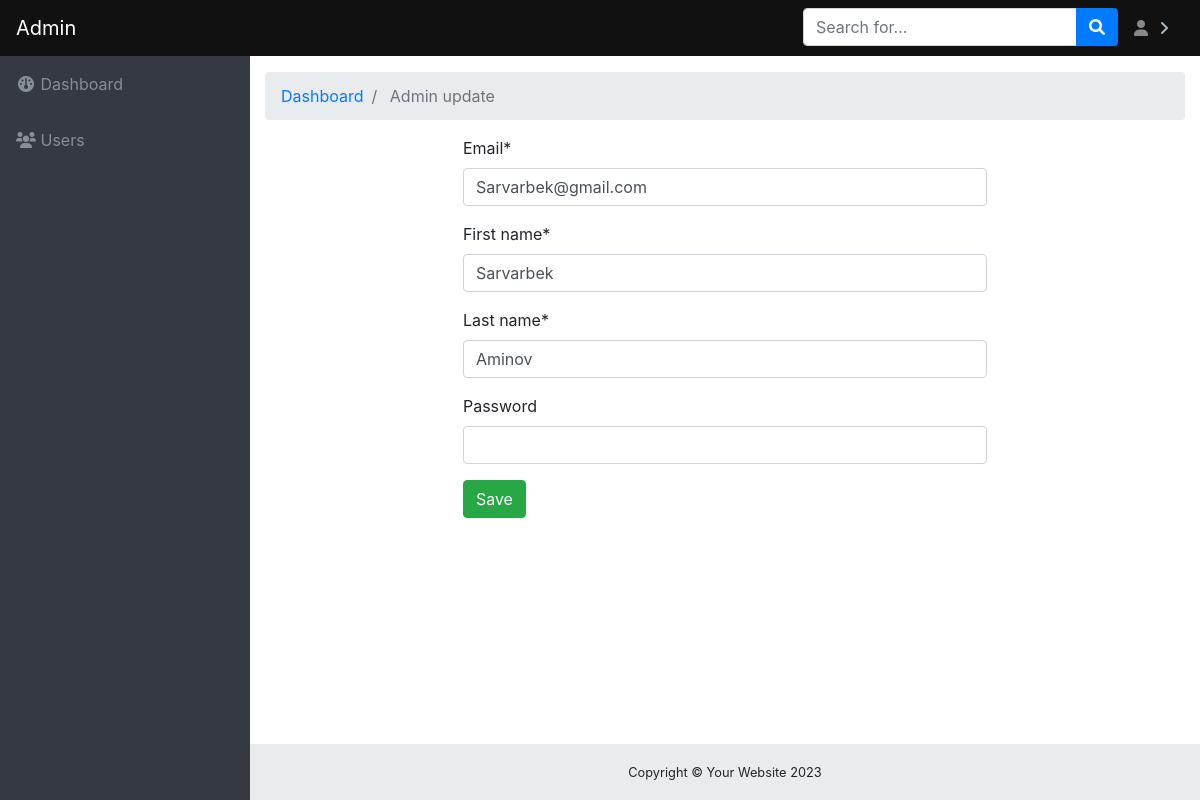
Screenshot of /profile-update/ (signed in) with the database file from the repository.
### users/models.py (models this page shows, shortened)
class Users(AbstractBaseUser, PermissionsMixin):
	email = models.EmailField(unique=True)
	password = models.CharField(max_length=225, validators=[MinLengthValidator(6)])
	confirmation_code = models.CharField(max_length=5, default=randint(10000, 99999))
	first_name = models.CharField(max_length=30)
	last_name = models.CharField(max_length=30)
	telegram_name = models.CharField(max_length=30)
	referral = models.CharField(max_length=255, null=True, blank=True)
	created_at = models.DateField(auto_now_add=True)
	active = models.BooleanField(default=False)
	block = models.BooleanField(default=False)
	is_staff = models.BooleanField(default=False)
	is_superuser = models.BooleanField(default=False)
	objects = UsersManager()
	USERNAME_FIELD = 'email'
	REQUIRED_FIELDS = ['password',]

### dashboard/views.py (the view, shortened to what this page needs)
# urls.py: path('profile-update/', admin_update, name='profile-update'),
@login_required
def admin_update(request):
	return render(request, 'dashboard/admin/profile-update.html', {'form':AdminUpdateForm(instance=request.user)})

### dashboard/forms.py (shortened to what this page needs)
class AdminUpdateForm(forms.ModelForm):
	password = forms.CharField(widget=forms.PasswordInput, required=False)
	class Meta:
		model = Users
		fields = ['email','first_name','last_name']

### dashboard/templates/dashboard/admin/profile-update.html (shortened to what this page needs)
{% extends 'base.html' %}
{% load crispy_forms_tags %}
	{% block title %} Admin update {% endblock title %}
	{% block content %}
		<div class="row justify-content-center">
			<div class="col-md-7">
				<form method="POST">
					{{ form | crispy }}
					<button class="btn btn-success">Save</button>
				</form>
			</div>
		</div>
	{% endblock content %}

### static/css/style.css (style rules this page uses)
html { position: relative; min-height: 100%; }
body { overflow-x: hidden; }
body.sticky-footer { margin-bottom: 56px; }
body.fixed-nav { padding-top: 56px; }

### rows the page displays
Users: email "Sarvarbek@gmail.com", first_name "Sarvarbek", last_name "Aminov"
